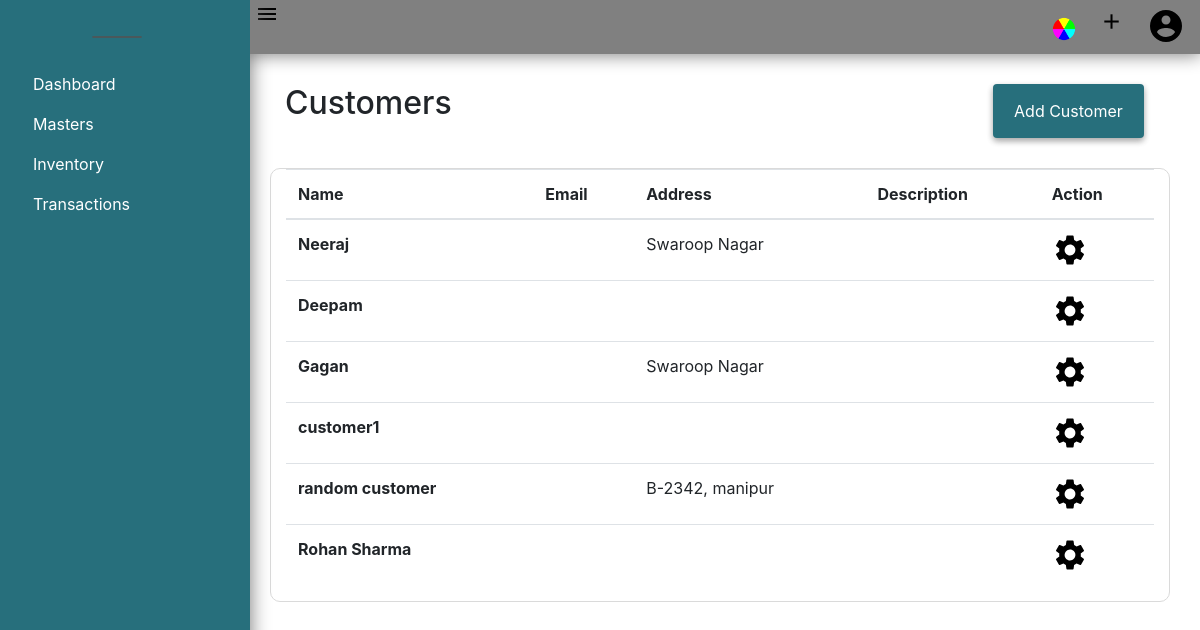
The page /customer (signed in) on the database its author committed.
### acsystem/models.py (models this page shows, shortened)
class Customer(db.Model):
    id = db.Column(db.Integer, primary_key=True)
    name = db.Column(db.String(40), nullable=False)
    first = db.Column(db.String(40))
    last = db.Column(db.String(40))
    mailingname = db.Column(db.String(40))
    address = db.Column(db.String(100))
    country = db.Column(db.String(30))
    state = db.Column(db.String(30))
    pin = db.Column(db.Integer)
    email = db.Column(db.String(50))
    phoneno = db.Column(db.Integer)
    gstno = db.Column(db.String(15))
    openingbalance = db.Column(db.Integer, default=0, nullable=False)
    currentbalance = db.Column(db.Integer, default=0, nullable=False)
    description = db.Column(db.Text)
    sale = db.relationship('Sales', lazy=True, backref="customerdetail", cascade="all, delete-orphan")
    company_id = db.Column(db.Integer, db.ForeignKey('company.id', ondelete="CASCADE"), nullable=False)

### acsystem/customer/routes.py (the view)
@customers.route('/customer')
@login_required
def customerlist():
    if current_user.activecompany == 0:
        flash(f"No Company is Activated! ","warning")
        return redirect(url_for('company.companies'))
    customers = Customer.query.filter_by(company_id = current_user.activecompany).all()
    return render_template('customertemplate/customerlist.html', title='Customers', customers=customers)

### acsystem/models.py (called while the page is built)
@login_manager.user_loader
def load_user(user_id):
    return User.query.get(int(user_id))

### acsystem/templates/customertemplate/customerlist.html
{% extends "layout.html"%}
{% block content %}
<div class="container">
    <div class="container-fluid">
        <h2 class="float-left">Customers</h2>
        <ul class="nav justify-content-end">
            <li class="btn color">
                <a class="nav-link" href="{{ url_for('customers.addcustomer') }}">Add Customer</a>
            </li>
        </ul>
    </div>
    <div class="container-fluid" style="border:1px solid rgb(218, 218, 218); border-radius:10px;">
        <table class="table table-hover">
            <thead>
                <tr>
                    <th scope="col">Name</th>
                    <th scope="col">Email</th>
                    <th scope="col">Address</th>
                    <th scope="col">Description</th>
                    <th scope="col">Action</th>
                </tr>
            </thead>
            <tbody>
                {% for customer in customers %}
                <tr>
                    <th scope="row">{{customer.name }}</th>
                    <td>{{ customer.email }}</td>
                    <td>{{ customer.address }}</td>
                    <td>{{ customer.description }}</td>
                    <td>
                        <a href="{{ url_for('customers.showcustomer', customer_id = customer.id) }}">
                        <img src="{{ url_for('static',filename='images/setting.png') }}" alt="Setting">
                        </a>
                    </td>
                {% endfor %}
            </tbody>
        </table>
    </div>
</div>
{% endblock content %}

### acsystem/static/style.css (style rules this page uses)
.btn { -webkit-box-shadow: 0 3px 6px rgba(0, 0, 0, 0.16), 0 3px 6px rgba(0, 0, 0, 0.23); box-shadow: 0 3px 6px rgba(0, 0, 0, 0.16), 0 3px 6px rgba(0, 0, 0, 0.23); }
.nav-link { color: rgba(12, 12, 12, 0.76); padding: .5rem !important; }
.btn { margin: 0 .7rem; }
.container-fluid { margin-top: 30px !important; }

### rows shown on the page
Customer: name "Neeraj", address "Swaroop Nagar"
Customer: name "Deepam"
Customer: name "Gagan", address "Swaroop Nagar"
Customer: name "customer1"
Customer: name "random customer", address "B-2342, manipur"
Customer: name "Rohan Sharma"
